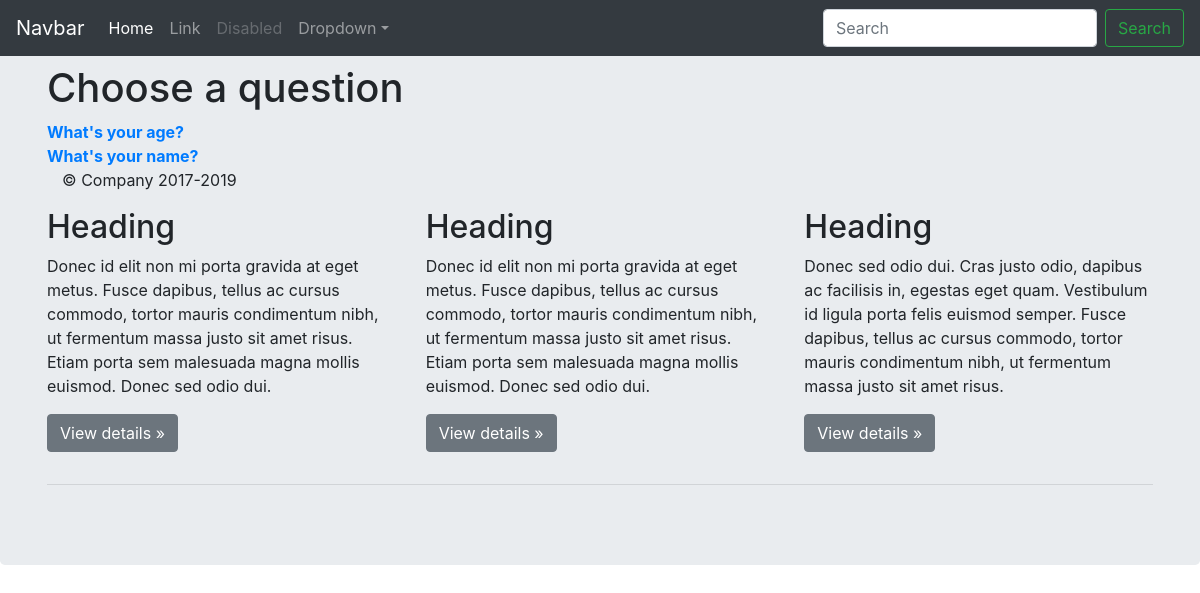
Screenshot of /polls/ with the database file from the repository.
### polls/models.py (models this page shows, shortened)
class Question(models.Model):
    question_text = models.CharField(max_length=200)
    pub_date = models.DateTimeField('date published')

### polls/views.py (the view)
# urls.py: path('', views.index, name="index"),
def index(request):
    latest_questions = Question.objects.order_by('-pub_date')[:5]
    output = ", ".join(q.question_text for q in latest_questions)
    context = {
        'latest_questions': latest_questions
    }
    return render(request, 'polls/index.html', context)

### polls/templates/polls/index.html
{% extends 'polls/base.html' %}
{% block main_content %}
<h1> Choose a question </h1>
        {% if latest_questions %}
            {% for question in latest_questions %}
                <a href={% url "polls:detail" question.id %}><b> {{question.question_text}} </b></a><br>
            {% endfor %}
        {% else %}
            <p>You do not have any question. Please, add someone.</p>
        {%endif%}
{% endblock %}

### rows the page displays
Question: question_text "What's your age?"
Question: question_text "What's your name?"
